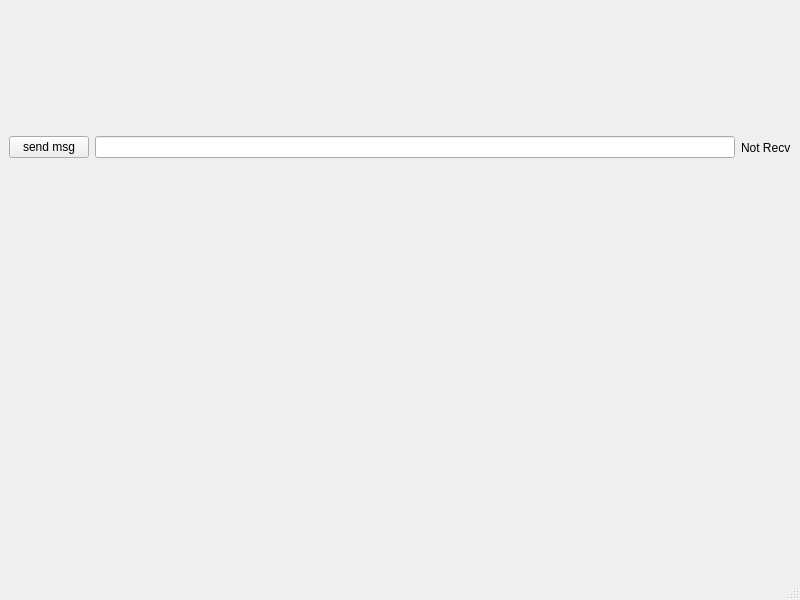
<?xml version="1.0" encoding="UTF-8"?>
<ui version="4.0">
 <class>MainWindow</class>
 <widget class="QMainWindow" name="MainWindow">
  <property name="geometry">
   <rect>
    <x>0</x>
    <y>0</y>
    <width>800</width>
    <height>600</height>
   </rect>
  </property>
  <property name="windowTitle">
   <string>MainWindow</string>
  </property>
  <widget class="QWidget" name="centralwidget">
   <layout class="QVBoxLayout" name="verticalLayout">
    <item>
     <layout class="QHBoxLayout" name="horizontalLayout">
      <item>
       <widget class="QPushButton" name="pushButton">
        <property name="text">
         <string>send msg</string>
        </property>
       </widget>
      </item>
      <item>
       <widget class="QLineEdit" name="lineEdit_input"/>
      </item>
      <item>
       <widget class="QLabel" name="label_msg">
        <property name="text">
         <string>Not Recv</string>
        </property>
       </widget>
      </item>
     </layout>
    </item>
    <item>
     <widget class="QWidget" name="widget_dashboard" native="true"/>
    </item>
   </layout>
  </widget>
  <widget class="QMenuBar" name="menubar">
   <property name="geometry">
    <rect>
     <x>0</x>
     <y>0</y>
     <width>800</width>
     <height>49</height>
    </rect>
   </property>
  </widget>
  <widget class="QStatusBar" name="statusbar"/>
 </widget>
 <resources/>
 <connections/>
</ui>
